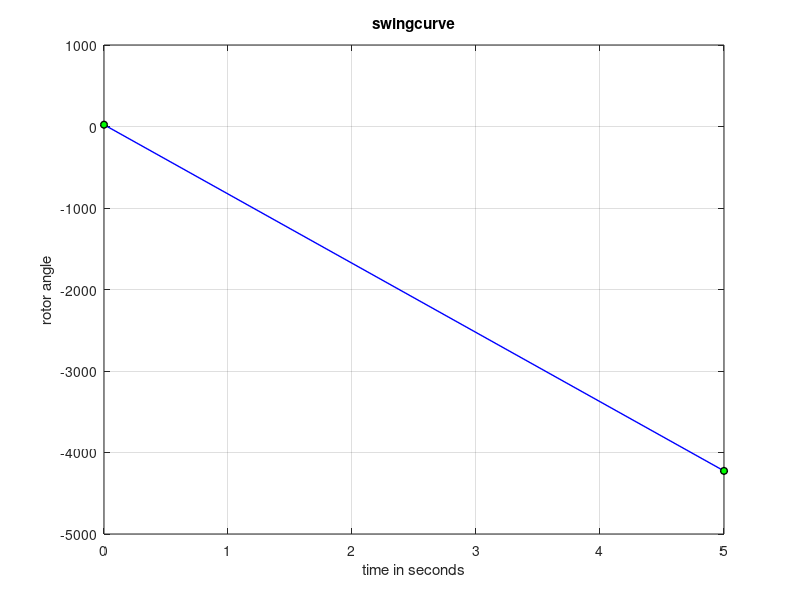

Reproduce this figure in MATLAB.
clear

t = 0;
tf = 0;

gm = input('rating of generator MVA : ');
pd = input('power delivered by generator MW : ');

tfinal = input('enter the end time : ');
tc = input('enter fault clearing time : ');
tstep = input('enter sampling time : ');
f = input('enter frequency : ');
H = input('enter inertia constant MJ/MVA : ');

M = H / (180 * f)

Er = input('real sending end voltage V : ');
Vr = input('real part of infinite bus voltages V : ');

x1 = input('reactance under prefault condition : ');
x2 = input('reactance during fault condition: ');
x3 = input('reactance during post fault condition: ');

Pm = pd / gm

i = 2;
delta = 21.64 * pi / 180;
ddelta = 0;

time(1) = 0;
ang(1) = 21.64;

Pmaxbf = Er * Vr / x1
Pmaxdf = Er * Vr / x2
Pmaxaf = Er * Vr / x3

% Fix: Initialize Pa before while loop starts
Pa = 0.9 - Pmaxbf * sin(delta);

while (t < tfinal)

    if (t == tf)
        Paminus = 0.9 - Pmaxbf * sin(delta);
        Paplus  = 0.9 - Pmaxdf * sin(delta);
        Paav    = (Paminus + Paplus) / 2;
        Pa = Paav;
    end

    if (t == tc)
        Paminus = 0.9 - Pmaxdf * sin(delta);
        Paplus  = 0.9 - Pmaxaf * sin(delta);
        Paav    = (Paminus + Paplus) / 2;
        Pa = Paav;
    end

    if (t > tc)

        Pa = 0.9 - Pmaxdf * sin(delta);
    end

    if ((t > tf) && (t > tc))
        Pa = 0.9 - Pmaxaf * sin(delta);
    end

    ddelta = ddelta + (tstep * tstep * Pa / M);
    delta = (delta * 180 / pi + ddelta) * pi / 180;
    deltadeg = delta * 180 / pi;

    t = t + tstep;
    time(i) = t;
    ang(i) = deltadeg;
    i = i + 1;
end

h = plot(time, ang, '-ob', 'LineWidth', 1, ...
         'MarkerEdgeColor', 'k', 'MarkerFaceColor', 'g', 'MarkerSize', 5);
grid on;

title('swingcurve');
xlabel('time in seconds');
ylabel('rotor angle');
